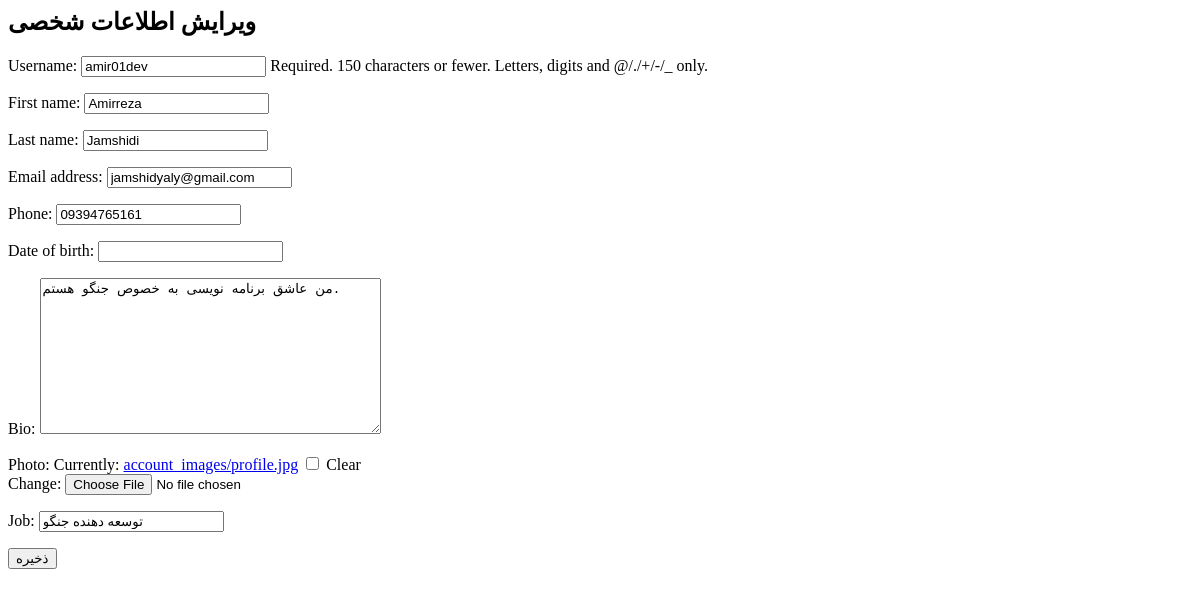
Before: /user/edit (signed in) with the older database file.
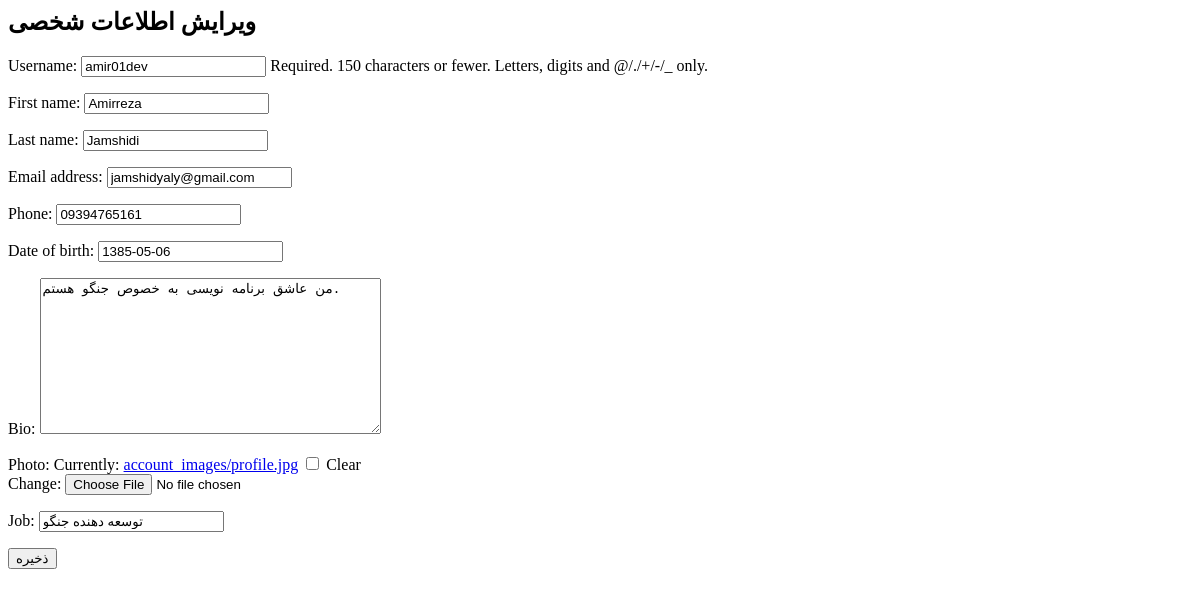
After: the same page with the newer database file.
### socialapp/models.py (models this page shows)
class User(AbstractUser):
    date_of_birth = models.DateField(blank=True, null=True)
    bio = models.TextField(null=True, blank=True)
    photo = models.ImageField(upload_to="account_images/", blank=True, null=True)
    job = models.CharField(max_length=250, null=True, blank=True)
    phone = models.CharField(max_length=11, null=True, blank=True)

### socialapp/views.py (the view)
# urls.py: path('user/edit', views.edit_user, name="edit_account"),
@login_required
def edit_user(request):
    if request.method == 'POST':
        user_form = UserEditForm(request.POST, instance=request.user, files=request.FILES)
        if user_form.is_valid():
            user_form.save()
    else:
        user_form = UserEditForm(instance=request.user)
    context = {
        'user_form': user_form,
    }
    return render(request, 'registration/edit_user.html', context)

### socialapp/forms.py (shortened to what this page needs)
class UserEditForm(forms.ModelForm):
    class Meta:
        model = User
        fields = ['username', 'first_name', 'last_name', 'email', 'phone', 'date_of_birth', 'bio', 'photo', 'job']

### socialapp/templates/registration/edit_user.html (shortened to what this page needs)
 <section class="py-4">
	<div class="container">
    <div class="row pb-4">
			<div class="col-12">
        <h1 class="mb-0 h3">ویرایش اطلاعات شخصی</h1>
			</div>
		</div>
		<div class="row">
			<div class="col-12">
				<div class="card border h-100">
					<div class="card-body">
    <form method="post" enctype="multipart/form-data">
    {{ user_form.as_p }}
    <button class="btn btn-primary" type="submit">ذخیره</button>
    </form>
        </div>
    </div>
</div>
    </div>
	</div>
</section>

Changed rows visible on the page:
changed User "amir01dev": date_of_birth (not shown) → "1385-05-06"
